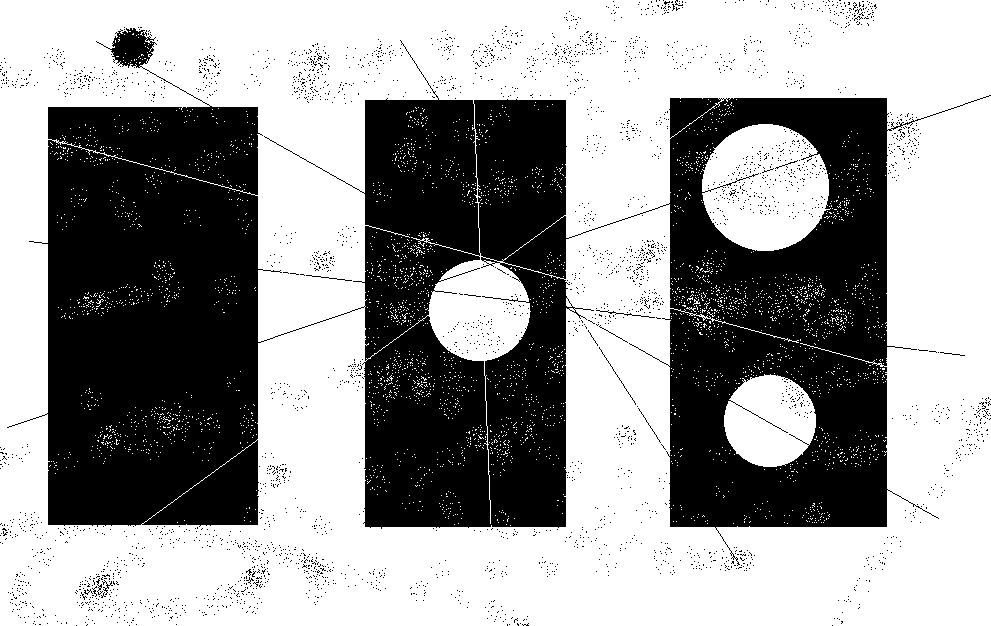
%> input picture 实验2/detail2.bmp, 991 x 626 px
$ octave Lr_1.m   (GNU Octave 9; MATLAB toolbox functions it lacks are replaced by stand-ins)
%> lines starting %> are read from the running program, lines starting %| are printed output that depends on the picture; in (x1, y1, x2, y2) boxes, pixels count from 0 and x2, y2 are one past the last pixel; in counts of white or black regions, pixels touching at a corner belong together; the program's own positions count from 1
clc
clear
close all

A=imread('detail2.bmp');
%> A is the input picture: size 626x991x3 uint8; 61.2% white; 3445 black regions (3435 under 20 px), largest, box (x1, y1, x2, y2) and area: (7, 28, 991, 566) 235221, (596, 310, 655, 318) 66, (599, 347, 636, 405) 58
L=graythresh(A);
%> L = 0.498
B=im2bw(A,L);
B=imcomplement(B); %黑白转换
figure(1),imshow(B);

% 找边界
% se=[1 1 1;1 1 1;1 1 1]; %搜寻3*3=9的九宫格的像素
% 改成5*5/7*7的--->搜寻范围加大，效果更明显
se=ones(5);
% [43 lines of commented-out code are left out]

%% 去除小干扰
%从二值图像 BW 中删除少于 P 个像素的所有连通分量
% C10=bwareaopen(B,2000);
% figure(9),imshow(C10);
% title('bwareaopen');

%% 二维中位数滤波——用于减少“椒盐”噪声
% C11=medfilt2(B);%删除小噪点
% figure(10),imshow(C11);

%% 编号处理
% 图象预处理
C12=medfilt2(B);
%> C12: size 626x991 logical; 38.8% white; 96 white regions (92 under 20 px), largest, box (x1, y1, x2, y2) and area: (47, 106, 259, 526) 87718, (364, 99, 570, 528) 77700, (669, 98, 888, 528) 73612, (111, 28, 155, 68) 1220
C12=imclose(C12,se);
%> C12: size 626x991 logical; 38.9% white; 60 white regions (53 under 20 px), largest, box (x1, y1, x2, y2) and area: (47, 106, 259, 526) 87803, (364, 99, 581, 528) 77921, (669, 98, 914, 528) 73869
C12=imopen(C12,se);
%> C12: size 626x991 logical; 38.8% white; 5 white regions, box (x1, y1, x2, y2) and area: (48, 107, 258, 526) 87782, (365, 100, 567, 527) 77856, (670, 98, 887, 527) 73777, (112, 29, 153, 67) 1245, (249, 572, 254, 581) 45
figure(11),imshow(C12);
C12=bwareaopen(C12,2000);
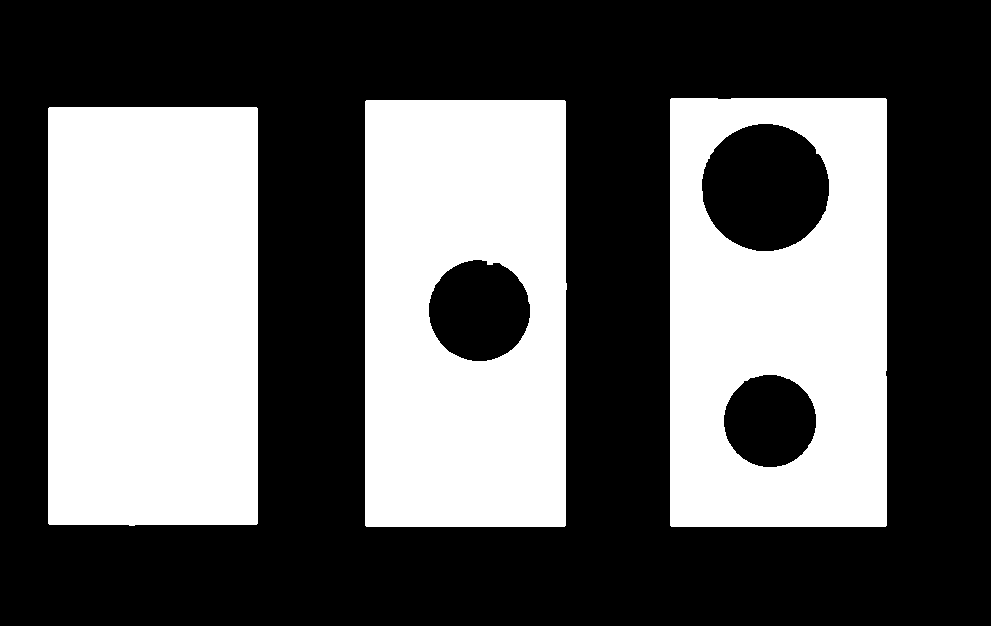
%> C12: size 626x991 logical; 38.6% white; 3 white regions, box (x1, y1, x2, y2) and area: (48, 107, 258, 526) 87782, (365, 100, 567, 527) 77856, (670, 98, 887, 527) 73777
R=bwlabel(C12); % 连通图象编号处理
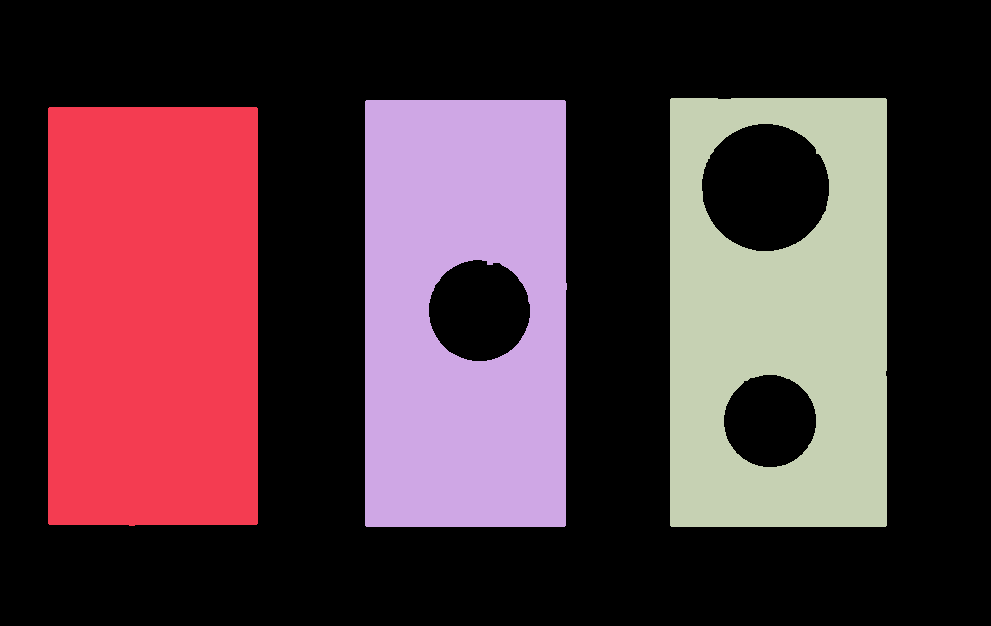
%> R: size 626x991 double; 4 distinct labels, from 0 to 3; one colour per label, 0 black
figure(11),imshow(R,[]);
title('Разметка');

D1=zeros(size(C12));
D1(find(R==1))=1; % 找到编号为1的零件
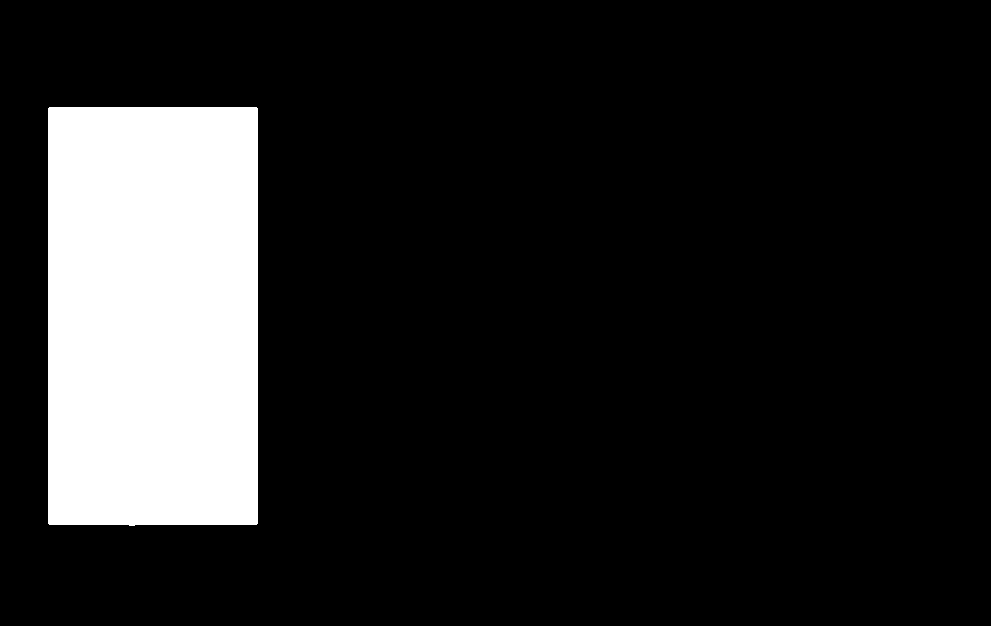
%> D1: size 626x991 double; values 0 (black) and 1 (white), 14.2% white; 1 white region, box (x1, y1, x2, y2) and area: (48, 107, 258, 526) 87782
figure(12),imshow(D1);
title('第1个零件1-я деталь');

D2=zeros(size(C12));
D2(find(R==2))=1;
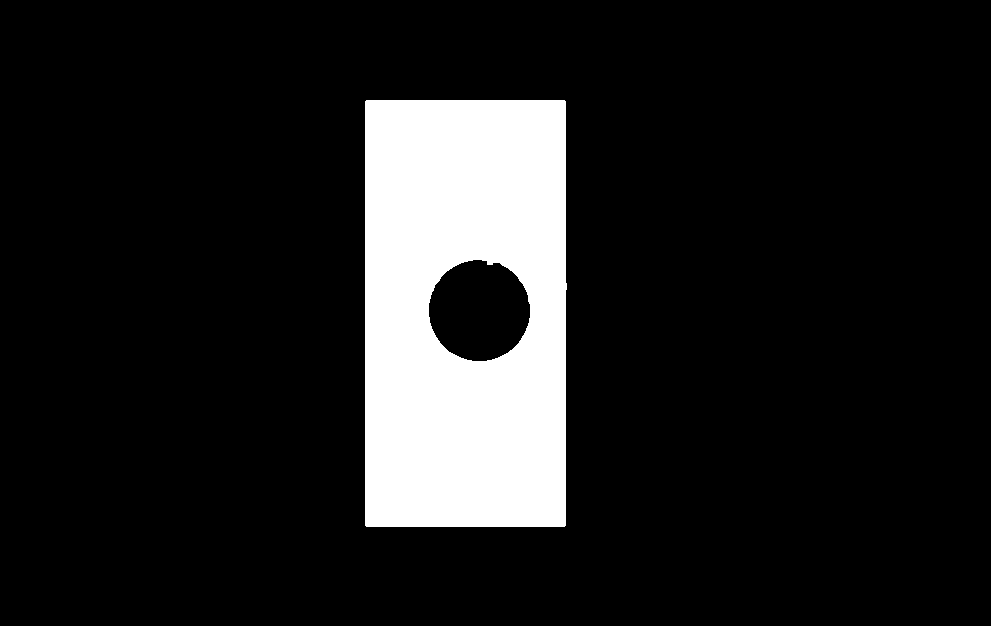
%> D2: size 626x991 double; values 0 (black) and 1 (white), 12.6% white; 1 white region, box (x1, y1, x2, y2) and area: (365, 100, 567, 527) 77856
figure(13),imshow(D2);
title('第2一个零件2-я деталь');

D3=zeros(size(C12));
D3(find(R==3))=1;
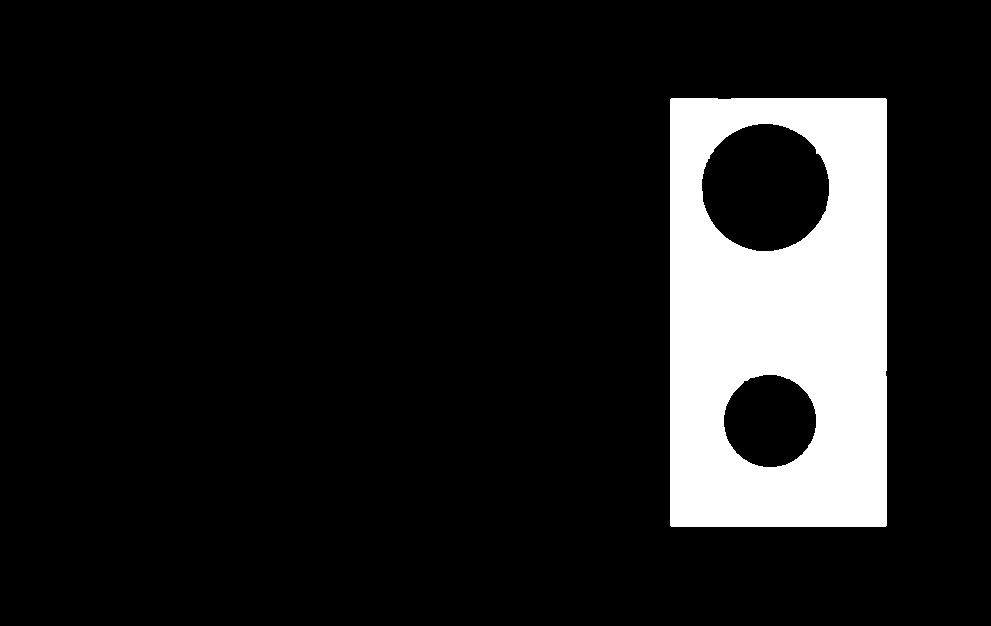
%> D3: size 626x991 double; values 0 (black) and 1 (white), 11.9% white; 1 white region, box (x1, y1, x2, y2) and area: (670, 98, 887, 527) 73777
figure(14),imshow(D3);
title('第3个零件3-я деталь');

S1=sum(D1(:)); % 获得图象的面积
%> S1 = 87782
S2=sum(D2(:));
%> S2 = 77856
S3=sum(D3(:));
%> S3 = 73777

%% 获得图象边界
% 需是连续的图形
E1=bwperim(D1);
%> E1: size 626x991 logical; 0.2% white in thin lines or dots, all inside (x1, y1, x2, y2) = (48, 107, 258, 526)
figure(15),imshow(E1);
title('Точки границы');
E2=bwperim(D2);
%> E2: size 626x991 logical; 0.25% white in thin lines or dots, all inside (x1, y1, x2, y2) = (365, 100, 567, 527)
figure(16),imshow(E2);
title('Точки границы');
E3=bwperim(D3);
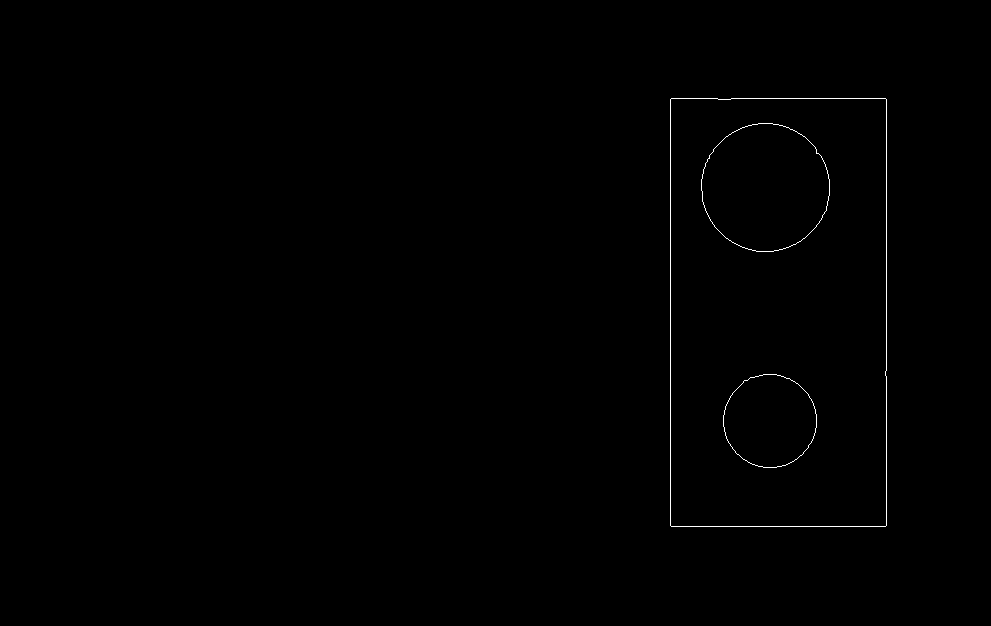
%> E3: size 626x991 logical; 0.31% white in thin lines or dots, all inside (x1, y1, x2, y2) = (670, 98, 887, 527)
figure(17),imshow(E3);
title('Точки границы');

P1=sum(E1(:)); %计算周长
%> P1 = 1248
P2=sum(E2(:));
%> P2 = 1540
P3=sum(E3(:));
%> P3 = 1910
fprintf('1.Пл=%d перим=%d\n',S1,P1);
%| 1.Пл=87782 перим=1248
fprintf('2.Пл=%d перим=%d\n',S2,P2);
%| 2.Пл=77856 перим=1540
fprintf('3.Пл=%d перим=%d\n',S3,P3);
%| 3.Пл=73777 перим=1910

%% скелетные линии
% [7 lines of commented-out code are left out]
S1=bwmorph(D1,'thin',Inf);
%> S1: size 626x991 logical; 0.04% white in thin lines or dots, all inside (x1, y1, x2, y2) = (133, 212, 153, 441)
S2=bwmorph(D2,'thin',Inf);
%> S2: size 626x991 logical; 0.09% white in thin lines or dots, all inside (x1, y1, x2, y2) = (396, 180, 548, 445)
S3=bwmorph(D3,'thin',Inf);
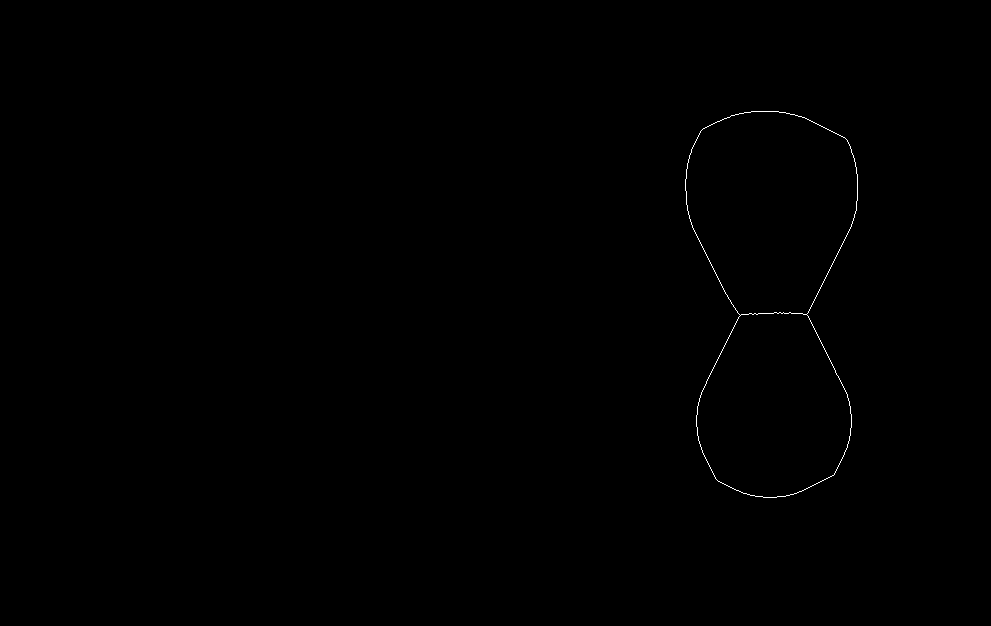
%> S3: size 626x991 logical; 0.16% white in thin lines or dots, all inside (x1, y1, x2, y2) = (685, 111, 858, 498)

figure(18),imshow(S1);
figure(19),imshow(S2);
figure(20),imshow(S3);
